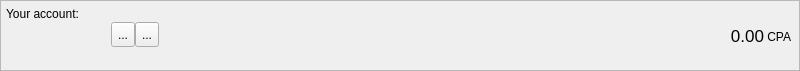
<?xml version="1.0" encoding="UTF-8"?>
<ui version="4.0">
 <class>AccountFrame</class>
 <widget class="QFrame" name="AccountFrame">
  <property name="geometry">
   <rect>
    <x>0</x>
    <y>0</y>
    <width>800</width>
    <height>71</height>
   </rect>
  </property>
  <property name="minimumSize">
   <size>
    <width>0</width>
    <height>70</height>
   </size>
  </property>
  <property name="maximumSize">
   <size>
    <width>16777215</width>
    <height>71</height>
   </size>
  </property>
  <property name="windowTitle">
   <string>Frame</string>
  </property>
  <property name="frameShape">
   <enum>QFrame::StyledPanel</enum>
  </property>
  <property name="frameShadow">
   <enum>QFrame::Plain</enum>
  </property>
  <layout class="QHBoxLayout" name="horizontalLayout_3">
   <property name="spacing">
    <number>0</number>
   </property>
   <property name="leftMargin">
    <number>5</number>
   </property>
   <property name="topMargin">
    <number>0</number>
   </property>
   <property name="rightMargin">
    <number>5</number>
   </property>
   <property name="bottomMargin">
    <number>0</number>
   </property>
   <item>
    <layout class="QVBoxLayout" name="verticalLayout_3">
     <property name="spacing">
      <number>1</number>
     </property>
     <property name="leftMargin">
      <number>0</number>
     </property>
     <property name="rightMargin">
      <number>0</number>
     </property>
     <item>
      <widget class="QLabel" name="label">
       <property name="minimumSize">
        <size>
         <width>0</width>
         <height>20</height>
        </size>
       </property>
       <property name="maximumSize">
        <size>
         <width>16777215</width>
         <height>20</height>
        </size>
       </property>
       <property name="text">
        <string>Your account:</string>
       </property>
       <property name="alignment">
        <set>Qt::AlignBottom|Qt::AlignLeading|Qt::AlignLeft</set>
       </property>
       <property name="margin">
        <number>0</number>
       </property>
       <property name="indent">
        <number>0</number>
       </property>
      </widget>
     </item>
     <item>
      <layout class="QHBoxLayout" name="horizontalLayout">
       <property name="spacing">
        <number>0</number>
       </property>
       <property name="bottomMargin">
        <number>0</number>
       </property>
       <item>
        <widget class="QLabel" name="m_addressLabel">
         <property name="sizePolicy">
          <sizepolicy hsizetype="Minimum" vsizetype="Preferred">
           <horstretch>0</horstretch>
           <verstretch>0</verstretch>
          </sizepolicy>
         </property>
         <property name="minimumSize">
          <size>
           <width>100</width>
           <height>22</height>
          </size>
         </property>
         <property name="maximumSize">
          <size>
           <width>16777215</width>
           <height>22</height>
          </size>
         </property>
         <property name="baseSize">
          <size>
           <width>0</width>
           <height>22</height>
          </size>
         </property>
         <property name="cursor">
          <cursorShape>IBeamCursor</cursorShape>
         </property>
         <property name="toolTip">
          <string>Your receiving address</string>
         </property>
         <property name="whatsThis">
          <string>This is your account address</string>
         </property>
         <property name="text">
          <string/>
         </property>
         <property name="alignment">
          <set>Qt::AlignBottom|Qt::AlignLeading|Qt::AlignLeft</set>
         </property>
         <property name="textInteractionFlags">
          <set>Qt::TextSelectableByKeyboard|Qt::TextSelectableByMouse</set>
         </property>
        </widget>
       </item>
       <item>
        <spacer name="horizontalSpacer_2">
         <property name="orientation">
          <enum>Qt::Horizontal</enum>
         </property>
         <property name="sizeType">
          <enum>QSizePolicy::Fixed</enum>
         </property>
         <property name="sizeHint" stdset="0">
          <size>
           <width>5</width>
           <height>25</height>
          </size>
         </property>
        </spacer>
       </item>
       <item>
        <widget class="QToolButton" name="m_copyButton">
         <property name="minimumSize">
          <size>
           <width>0</width>
           <height>25</height>
          </size>
         </property>
         <property name="toolTip">
          <string>Copy address</string>
         </property>
         <property name="statusTip">
          <string/>
         </property>
         <property name="whatsThis">
          <string/>
         </property>
         <property name="text">
          <string>...</string>
         </property>
         <property name="icon">
          <iconset resource="../../resources.qrc">
           <normaloff>:/icons/copy</normaloff>:/icons/copy</iconset>
         </property>
        </widget>
       </item>
       <item>
        <widget class="QToolButton" name="m_qrButton">
         <property name="minimumSize">
          <size>
           <width>0</width>
           <height>25</height>
          </size>
         </property>
         <property name="toolTip">
          <string>Show QR code</string>
         </property>
         <property name="statusTip">
          <string/>
         </property>
         <property name="text">
          <string>...</string>
         </property>
         <property name="icon">
          <iconset resource="../../resources.qrc">
           <normaloff>:/icons/qrcode</normaloff>:/icons/qrcode</iconset>
         </property>
        </widget>
       </item>
       <item>
        <spacer name="horizontalSpacer">
         <property name="orientation">
          <enum>Qt::Horizontal</enum>
         </property>
         <property name="sizeHint" stdset="0">
          <size>
           <width>0</width>
           <height>25</height>
          </size>
         </property>
        </spacer>
       </item>
       <item>
        <widget class="QLabel" name="totalBalance">
         <property name="sizePolicy">
          <sizepolicy hsizetype="Preferred" vsizetype="Preferred">
           <horstretch>0</horstretch>
           <verstretch>0</verstretch>
          </sizepolicy>
         </property>
         <property name="maximumSize">
          <size>
           <width>16777215</width>
           <height>24</height>
          </size>
         </property>
         <property name="font">
          <font>
           <pointsize>13</pointsize>
           <weight>50</weight>
           <bold>false</bold>
          </font>
         </property>
         <property name="toolTip">
          <string>Total balance</string>
         </property>
         <property name="statusTip">
          <string>Total balance</string>
         </property>
         <property name="text">
          <string>0.00</string>
         </property>
         <property name="alignment">
          <set>Qt::AlignBottom|Qt::AlignRight|Qt::AlignTrailing</set>
         </property>
         <property name="margin">
          <number>0</number>
         </property>
         <property name="textInteractionFlags">
          <set>Qt::TextSelectableByMouse</set>
         </property>
        </widget>
       </item>
       <item>
        <widget class="QLabel" name="label_2">
         <property name="sizePolicy">
          <sizepolicy hsizetype="Preferred" vsizetype="Fixed">
           <horstretch>0</horstretch>
           <verstretch>0</verstretch>
          </sizepolicy>
         </property>
         <property name="minimumSize">
          <size>
           <width>30</width>
           <height>20</height>
          </size>
         </property>
         <property name="maximumSize">
          <size>
           <width>16777215</width>
           <height>20</height>
          </size>
         </property>
         <property name="baseSize">
          <size>
           <width>-1</width>
           <height>20</height>
          </size>
         </property>
         <property name="text">
          <string> CPA</string>
         </property>
         <property name="alignment">
          <set>Qt::AlignBottom|Qt::AlignLeading|Qt::AlignLeft</set>
         </property>
         <property name="margin">
          <number>0</number>
         </property>
        </widget>
       </item>
      </layout>
     </item>
     <item>
      <widget class="QLabel" name="addressStatusLabel">
       <property name="minimumSize">
        <size>
         <width>0</width>
         <height>20</height>
        </size>
       </property>
       <property name="maximumSize">
        <size>
         <width>16777215</width>
         <height>20</height>
        </size>
       </property>
       <property name="text">
        <string/>
       </property>
       <property name="alignment">
        <set>Qt::AlignLeading|Qt::AlignLeft|Qt::AlignTop</set>
       </property>
       <property name="margin">
        <number>0</number>
       </property>
       <property name="indent">
        <number>0</number>
       </property>
      </widget>
     </item>
    </layout>
   </item>
  </layout>
 </widget>
 <resources>
  <include location="../../resources.qrc"/>
 </resources>
 <connections>
  <connection>
   <sender>m_copyButton</sender>
   <signal>clicked()</signal>
   <receiver>AccountFrame</receiver>
   <slot>copyAddress()</slot>
   <hints>
    <hint type="sourcelabel">
     <x>818</x>
     <y>26</y>
    </hint>
    <hint type="destinationlabel">
     <x>422</x>
     <y>295</y>
    </hint>
   </hints>
  </connection>
  <connection>
   <sender>m_qrButton</sender>
   <signal>clicked()</signal>
   <receiver>AccountFrame</receiver>
   <slot>showQR()</slot>
   <hints>
    <hint type="sourcelabel">
     <x>802</x>
     <y>34</y>
    </hint>
    <hint type="destinationlabel">
     <x>494</x>
     <y>35</y>
    </hint>
   </hints>
  </connection>
 </connections>
 <slots>
  <slot>copyAddress()</slot>
 </slots>
</ui>
